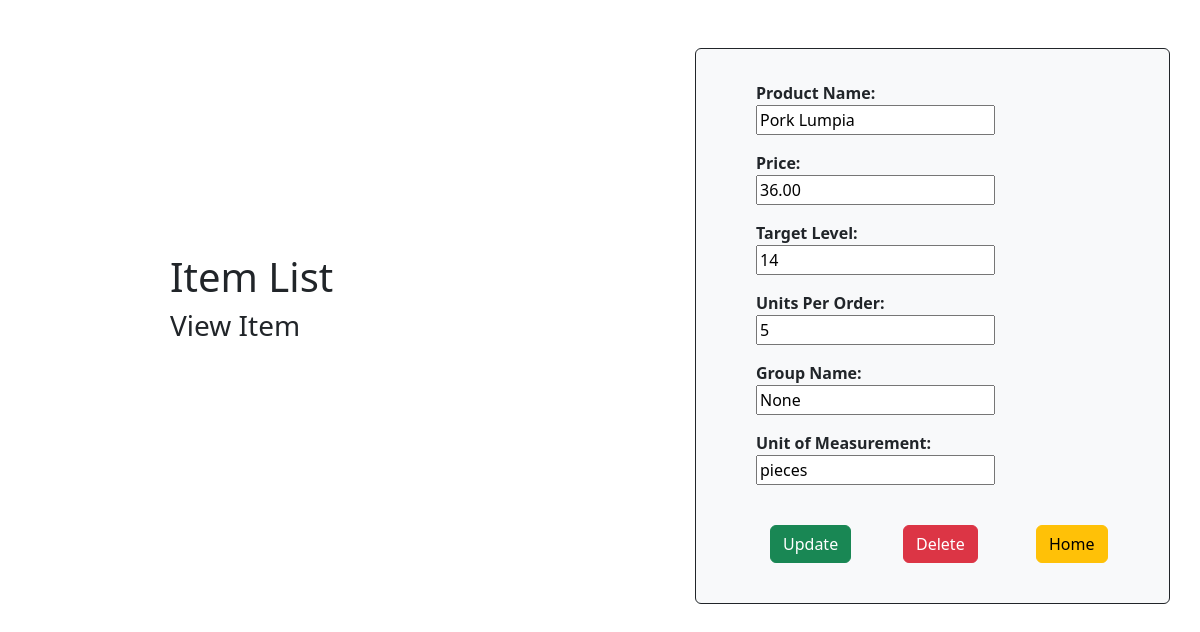
Page /view_product/1/ on the earlier database version.
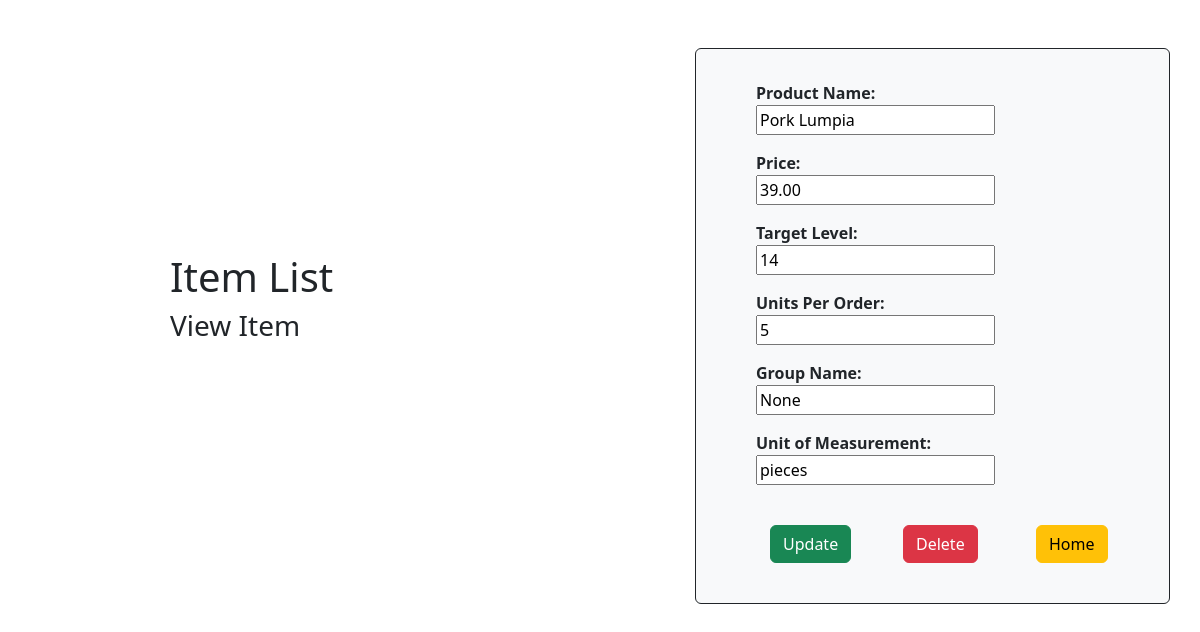
Same page on the later database version.
### lumpiasys/models.py (models this page shows, shortened)
class Product(models.Model):
    name = models.CharField(max_length=30)
    price = models.DecimalField(max_digits=10, decimal_places=2)
    target_level = models.IntegerField()
    units_per_order = models.IntegerField()
    group_name = models.CharField(max_length=20, blank=True, null=True)
    unit_of_measurement = models.CharField(max_length=20)
    objects = models.Manager()

### lumpiasys/views.py (the view)
# urls.py: path('view_product/<int:pk>/', views.view_product, name='view_product'),
def view_product(request, pk):
    p = get_object_or_404(Product, pk=pk)
    return render(request, 'view_product.html', {'p':p})

### lumpiasys/templates/view_product.html (shortened to what this page needs)
{% load static %}
<!DOCTYPE html>
<html>
    <head>
        <link rel="stylesheet" type="text/css" href="{% static '/bootstrap-5.3.0-alpha1-dist/css/bootstrap.css' %}">
    </head>
    <body>
        <div class="container">
            <div class = "row">
                <div class="col my-auto" style="padding-left: 140px">
                    <h1>Item List</h1>
                    <h3>View Item</h1>
                </div>
                <div class="col-5 p-4 border border-dark rounded mt-5 bg-light">
                    <form method="POST" action="{% url 'view_product' p.pk %}" style="padding-left: 28px"> {% csrf_token %}
                        <div class = "p-2">
                            <label style="padding-right: 108px"><b>Product Name:</b></label>
                            <input type="text" name="name" value="{{p.name}}" readonly>
                        </div>
                        <div class = "p-2">
                            <label style="padding-right: 180px"><b>Price:</b></label>
                            <input type="text" name="price" value="{{p.price}}" readonly>
                        </div>
                        <div class = "p-2">
                            <label style="padding-right: 126px"><b>Target Level:</b></label>
                            <input type="text" name="target_level" value="{{p.target_level}}" readonly>
                        </div>
                        <div class = "p-2">
                            <label style="padding-right: 100px"><b>Units Per Order:</b></label>
                            <input type="text" name="units_per_order" value="{{p.units_per_order}}" readonly>
                        </div>
                        <div class = "p-2">
                            <label style="padding-right: 120px"><b>Group Name:</b></label>
                            <input type="text" name="group_name" value="{{p.group_name}}" readonly>
                        </div>
                        <div class = "p-2">
                            <label style="padding-right: 56px"><b>Unit of Measurement:</b></label>
                            <input type="text" name="unit_of_measurement" value="{{p.unit_of_measurement}}" readonly>
                        </div>
                        <p class = "p-2">
                            <div class="row" style="padding-left: 22px">
                                <div class="col">
                                    <a href="{% url 'update_product' pk=p.pk %}" class="btn btn-success">Update</a>
                                </div>
                                <div class="col">
                                    <a href="{% url 'delete_product' pk=p.pk %}" class="btn btn-danger">Delete</a>
                                </div>
                                <div class="col">
                                    <a href="{% url 'home' %}" class="btn btn-warning">Home</a>
                                </div>
                            </div>
                        </p>
                    </form>
                </div>
        </div>
    </body>
</html>

Differences in the rows shown:
changed Product "Pork Lumpia": price "36.00" → "39.00"
